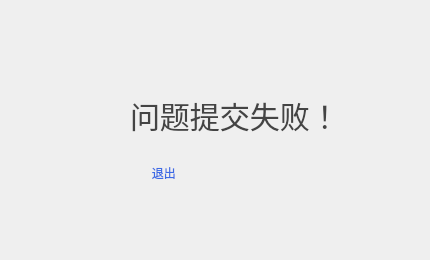
<?xml version="1.0" encoding="UTF-8"?>
<ui version="4.0">
 <class>submit_fail</class>
 <widget class="QDialog" name="submit_fail">
  <property name="geometry">
   <rect>
    <x>0</x>
    <y>0</y>
    <width>430</width>
    <height>260</height>
   </rect>
  </property>
  <property name="windowTitle">
   <string>Dialog</string>
  </property>
  <property name="styleSheet">
   <string notr="true">border:2px;</string>
  </property>
  <widget class="QLabel" name="label">
   <property name="geometry">
    <rect>
     <x>130</x>
     <y>85</y>
     <width>281</width>
     <height>60</height>
    </rect>
   </property>
   <property name="styleSheet">
    <string notr="true">font: 30px;
color: rgb(68, 68, 68);</string>
   </property>
   <property name="text">
    <string>问题提交失败！</string>
   </property>
  </widget>
  <widget class="QPushButton" name="pushButton_2">
   <property name="geometry">
    <rect>
     <x>130</x>
     <y>160</y>
     <width>111</width>
     <height>26</height>
    </rect>
   </property>
   <property name="styleSheet">
    <string notr="true">color: rgb(61, 107, 229);</string>
   </property>
   <property name="text">
    <string>退出             </string>
   </property>
  </widget>
  <widget class="QLabel" name="label_2">
   <property name="geometry">
    <rect>
     <x>70</x>
     <y>94</y>
     <width>50</width>
     <height>50</height>
    </rect>
   </property>
   <property name="styleSheet">
    <string notr="true">background-image: url(:/new/prefix1/fail.png);</string>
   </property>
   <property name="text">
    <string/>
   </property>
  </widget>
  <widget class="QLabel" name="label_3">
   <property name="geometry">
    <rect>
     <x>130</x>
     <y>140</y>
     <width>291</width>
     <height>16</height>
    </rect>
   </property>
   <property name="styleSheet">
    <string notr="true">font: 12px;
color: rgb(33, 33, 33);</string>
   </property>
   <property name="text">
    <string/>
   </property>
  </widget>
 </widget>
 <resources/>
 <connections/>
</ui>
